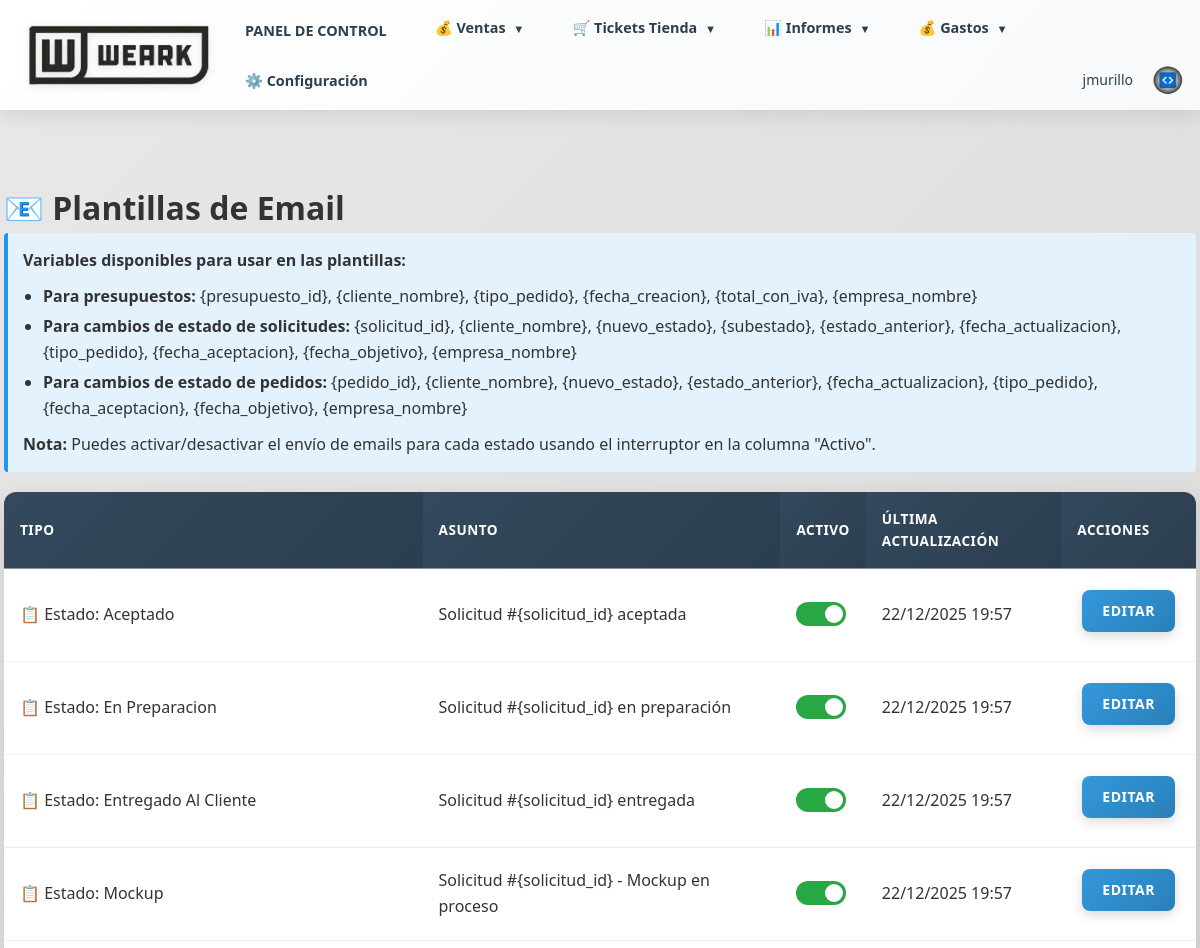
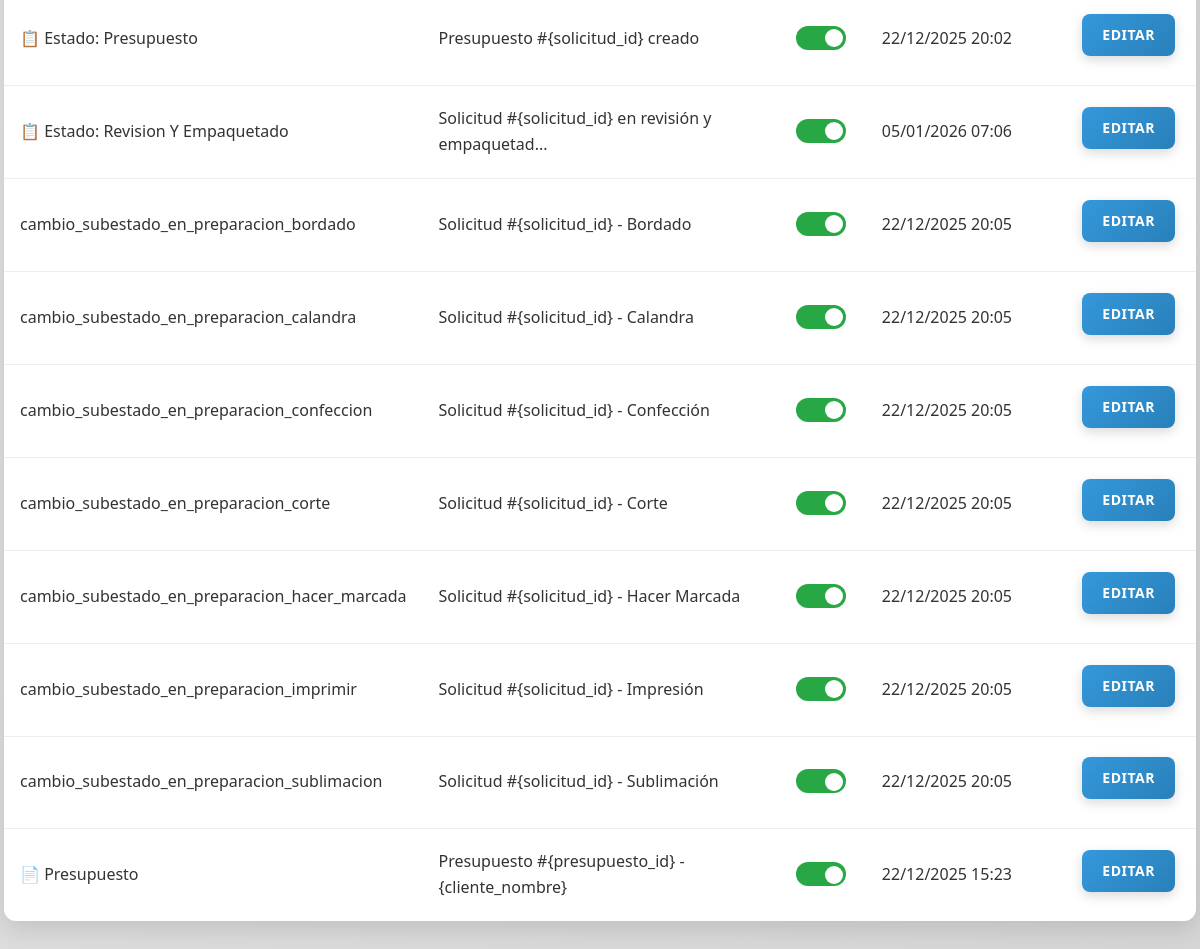
The page /configuracion/plantillas-email (signed in) on the database its author committed (2 pictures, top to bottom).
### models.py (models this page shows, shortened)
class Usuario(db.Model, UserMixin):
    __tablename__ = 'usuarios'
    id = db.Column(db.Integer, primary_key=True)
    usuario = db.Column(db.String(80), nullable=False, unique=True)
    password_hash = db.Column(db.String(255), nullable=False)
    correo = db.Column(db.String(100), nullable=False)
    telefono = db.Column(db.String(50))
    rol = db.Column(db.String(50), nullable=False)  # comercial, administracion, supervisor, usuario
    fecha_creacion = db.Column(db.DateTime, default=datetime.utcnow)
    ultimo_acceso = db.Column(db.DateTime)
    activo = db.Column(db.Boolean, default=True, nullable=False)
    def is_supervisor(self):
        return self.rol == 'supervisor'

class PlantillaEmail(db.Model):
    __tablename__ = 'plantillas_email'
    id = db.Column(db.Integer, primary_key=True)
    tipo = db.Column(db.String(50), nullable=False, unique=True)  # 'presupuesto', 'cambio_estado_pedido'
    asunto = db.Column(db.String(200), nullable=False)
    cuerpo = db.Column(db.Text, nullable=False)
    enviar_activo = db.Column(db.Boolean, nullable=False, default=True)  # Permite desactivar temporalmente el envío
    fecha_creacion = db.Column(db.DateTime, default=datetime.utcnow)
    fecha_actualizacion = db.Column(db.DateTime, default=datetime.utcnow, onupdate=datetime.utcnow)

### routes/configuracion.py (the view)
@configuracion_bp.route('/configuracion/plantillas-email')
@login_required
@supervisor_required
def plantillas_email():
    plantillas = PlantillaEmail.query.order_by(PlantillaEmail.tipo).all()
    return render_template('configuracion/plantillas_email.html', plantillas=plantillas)

### app.py (called while the page is built)
@login_manager.user_loader
def load_user(user_id):
    from models import Usuario, Cliente
    if user_id.startswith('cliente_'):
        cliente_id = int(user_id.replace('cliente_', ''))
        cliente = Cliente.query.get(cliente_id)
        if cliente and cliente.tiene_acceso_web():
            return cliente
        return None
    else:
        return Usuario.query.get(int(user_id))

### utils/auth.py (called while the page is built)
def supervisor_required(f):
    @wraps(f)
    def decorated_function(*args, **kwargs):
        if not current_user.is_authenticated:
            flash('Debes iniciar sesión para acceder a esta página', 'error')
            return redirect(url_for('auth.login'))
        if not current_user.is_supervisor():
            flash('No tienes permisos para acceder a esta página', 'error')
            return redirect(url_for('index.index'))
        return f(*args, **kwargs)
    return decorated_function

### templates/configuracion/plantillas_email.html (shortened to what this page needs)
{% extends "base.html" %}
{% block content %}
<div class="container">
    <h1>📧 Plantillas de Email</h1>
    <div class="info-box" style="margin-bottom: 20px;">
    <p><strong>Variables disponibles para usar en las plantillas:</strong></p>
    <ul>
        <li><strong>Para presupuestos:</strong> {presupuesto_id}, {cliente_nombre}, {tipo_pedido}, {fecha_creacion}, {total_con_iva}, {empresa_nombre}</li>
        <li><strong>Para cambios de estado de solicitudes:</strong> {solicitud_id}, {cliente_nombre}, {nuevo_estado}, {subestado}, {estado_anterior}, {fecha_actualizacion}, {tipo_pedido}, {fecha_aceptacion}, {fecha_objetivo}, {empresa_nombre}</li>
        <li><strong>Para cambios de estado de pedidos:</strong> {pedido_id}, {cliente_nombre}, {nuevo_estado}, {estado_anterior}, {fecha_actualizacion}, {tipo_pedido}, {fecha_aceptacion}, {fecha_objetivo}, {empresa_nombre}</li>
    </ul>
    <p style="margin-top: 10px;"><strong>Nota:</strong> Puedes activar/desactivar el envío de emails para cada estado usando el interruptor en la columna "Activo".</p>
</div>
    {% if plantillas %}
    <table class="data-table">
        <thead>
            <tr>
                <th>Tipo</th>
                <th>Asunto</th>
                <th>Activo</th>
                <th>Última actualización</th>
                <th>Acciones</th>
            </tr>
        </thead>
        <tbody>
            {% for plantilla in plantillas %}
            <tr>
                <td>
                    {% if plantilla.tipo == 'presupuesto' %}
                        📄 Presupuesto
                    {% elif plantilla.tipo.startswith('cambio_estado_solicitud_') %}
                        {% set estado_nombre = plantilla.tipo.replace('cambio_estado_solicitud_', '').replace('_', ' ').title() %}
                        📋 Estado: {{ estado_nombre }}
                    {% elif plantilla.tipo.startswith('cambio_estado_pedido_') %}
                        {% set estado_nombre = plantilla.tipo.replace('cambio_estado_pedido_', '').replace('_', ' ').title() %}
                        📦 Estado: {{ estado_nombre }}
                    {% else %}
                        {{ plantilla.tipo }}
                    {% endif %}
                </td>
                <td>{{ plantilla.asunto[:50] }}{% if plantilla.asunto|length > 50 %}...{% endif %}</td>
                <td>
                    <form method="POST" action="{{ url_for('configuracion.toggle_plantilla_email', id=plantilla.id) }}" style="display: inline;">
                        <label class="toggle-switch">
                            <span class="toggle-slider"></span>
                        </label>
                    </form>
                </td>
                <td>{{ plantilla.fecha_actualizacion.strftime('%d/%m/%Y %H:%M') if plantilla.fecha_actualizacion else 'N/A' }}</td>
                <td>
                    <a href="{{ url_for('configuracion.editar_plantilla_email', id=plantilla.id) }}" class="btn btn-primary">Editar</a>
                </td>
            </tr>
            {% endfor %}
        </tbody>
    </table>
    {% else %}
    <p>No hay plantillas configuradas. Se crearán automáticamente al iniciar la aplicación.</p>
    {% endif %}
</div>
{% endblock %}

### templates/base.html (shortened to what this page needs)
<!DOCTYPE html>
<html lang="es">
<head>
    <link rel="stylesheet" href="{{ url_for('static', filename='css/style.css') }}">
</head>
<body>
    <header>
        <div class="container header-wrapper">
            <a href="{{ url_for('index.index') }}" style="text-decoration: none; display: flex; align-items: center;">
                <img src="{{ url_for('static', filename='logo_base.png') }}" alt="Logo" class="header-logo">
            </a>
            <nav id="mainNav">
                {% if current_user.is_authenticated %}
                    <a href="{{ url_for('index.index') }}">PANEL DE CONTROL</a>
                    {% if current_user.rol == 'usuario' %}
                        <a href="{{ url_for('solicitudes.listado_solicitudes') }}">SOLICITUDES</a>
                    {% else %}
                        <div class="dropdown">
                            <a href="#" class="dropdown-toggle">💰 Ventas <span class="dropdown-arrow">▼</span></a>
                        </div>
                        <div class="dropdown">
                            <a href="#" class="dropdown-toggle">🛒 Tickets Tienda <span class="dropdown-arrow">▼</span></a>
                        </div>
                        <div class="dropdown">
                            <a href="#" class="dropdown-toggle">📊 Informes <span class="dropdown-arrow">▼</span></a>
                        </div>
                        <div class="dropdown">
                            <a href="#" class="dropdown-toggle">💰 Gastos <span class="dropdown-arrow">▼</span></a>
                        </div>
                        {% if current_user.is_supervisor() %}
                            <a href="{{ url_for('configuracion.index') }}">⚙️ Configuración</a>
                        {% endif %}
                    {% endif %}
                    <div class="user-menu">
                        <span class="user-name">{{ current_user.usuario }}</span>
                        <a href="{{ url_for('auth.logout') }}" class="logout-btn-circle" title="Cerrar Sesión">
                            <img src="{{ url_for('static', filename='logo_jm.png') }}" alt="Cerrar Sesión" style="width: 100%; height: 100%; object-fit: contain;">
                        </a>
                    </div>
                {% endif %}
            </nav>
        </div>
    </header>
    <div class="container">
        {% block content %}{% endblock %}
    </div>
</body>
</html>

### static/css/style.css (style rules this page uses)
* { margin: 0; padding: 0; box-sizing: border-box; }
body { font-family: 'Segoe UI', Tahoma, Geneva, Verdana, sans-serif; background: linear-gradient(135deg, #e8e8e8 0%, #d5d5d5 100%); background-attachment: fixed; color: #333; line-height: 1.6; animation: fadeIn 0.5s ease-in; }
.container { max-width: 1200px; margin: 0 auto; padding: 20px 2px; animation: slideUp 0.6s ease-out; }
header { background: linear-gradient(135deg, #ffffff 0%, #f8f9fa 100%); color: #2c3e50; padding: 0.6rem 0; margin-bottom: 2rem; box-shadow: 0 4px 20px rgba(0,0,0,0.1); position: sticky; top: 0; z-index: 1000; backdrop-filter: blur(10px); animation: slideDown 0.5s ease-out; }
.header-wrapper { display: flex; align-items: center; justify-content: space-between; gap: 20px; padding: 0 2px; position: relative; }
header .container { max-width: 100%; padding: 0; }
.user-menu { display: flex; align-items: center; gap: 15px; margin-left: auto; }
.user-name { color: #2c3e50; font-weight: 500; font-size: 14px; }
.logout-btn-circle { display: flex; align-items: center; justify-content: center; width: 40px; height: 40px; background: transparent; text-decoration: none; border-radius: 4px; transition: all 0.3s; overflow: hidden; padding: 4px; box-sizing: border-box; }
.logout-btn-circle img { width: 100%; height: 100%; object-fit: contain; transition: all 0.3s; }
.header-logo { height: 65px; width: auto; object-fit: contain; transition: transform 0.3s ease; filter: drop-shadow(0 2px 4px rgba(0,0,0,0.1)); flex-shrink: 0; cursor: pointer; }
nav { display: flex; align-items: center; gap: 8px; flex-wrap: wrap; background: transparent; padding: 0; border: none; backdrop-filter: none; }
nav a { color: #2c3e50; text-decoration: none; margin-right: 12px; padding: 6px 14px; border-radius: 8px; transition: all 0.3s cubic-bezier(0.4, 0, 0.2, 1); font-weight: 600; position: relative; overflow: hidden; display: inline-block; font-size: 0.9rem; }
.dropdown { position: relative; display: inline-block; }
.dropdown-toggle { cursor: pointer; }
.dropdown-arrow { font-size: 0.7rem; margin-left: 4px; transition: transform 0.3s ease; }
nav a::before { content: ''; position: absolute; top: 50%; left: 50%; width: 0; height: 0; border-radius: 50%; background: rgba(44, 62, 80, 0.1); transform: translate(-50%, -50%); transition: width 0.6s, height 0.6s; }
table { width: 100%; border-collapse: separate; border-spacing: 0; background-color: white; box-shadow: 0 8px 24px rgba(0,0,0,0.12); margin-bottom: 30px; border-radius: 12px; overflow: hidden; animation: fadeInUp 0.6s ease-out; }
table th, table td { padding: 16px; text-align: left; border-bottom: 1px solid rgba(221, 221, 221, 0.5); transition: background-color 0.2s ease; }
table th { background: linear-gradient(135deg, #34495e 0%, #2c3e50 100%); color: white; font-weight: 700; text-transform: uppercase; font-size: 0.85rem; letter-spacing: 0.5px; position: sticky; top: 0; z-index: 10; }
table tbody tr { transition: all 0.3s ease; cursor: pointer; }
table tbody tr:last-child td { border-bottom: none; }
.btn { display: inline-block; padding: 10px 20px; margin: 5px; text-decoration: none; border-radius: 8px; border: none; cursor: pointer; font-size: 14px; font-weight: 600; transition: all 0.3s cubic-bezier(0.4, 0, 0.2, 1); position: relative; overflow: hidden; box-shadow: 0 4px 12px rgba(0,0,0,0.15); text-transform: uppercase; letter-spacing: 0.5px; }
.btn::before { content: ''; position: absolute; top: 50%; left: 50%; width: 0; height: 0; border-radius: 50%; background: rgba(255, 255, 255, 0.3); transform: translate(-50%, -50%); transition: width 0.6s, height 0.6s; }
.btn-primary { background: linear-gradient(135deg, #3498db 0%, #2980b9 100%); color: white; }
table tbody tr { animation: fadeInRow 0.5s ease-out; animation-fill-mode: both; }
table tbody tr:nth-child(1) { animation-delay: 0.1s; }
table tbody tr:nth-child(2) { animation-delay: 0.2s; }
table tbody tr:nth-child(3) { animation-delay: 0.3s; }
table tbody tr:nth-child(4) { animation-delay: 0.4s; }
table tbody tr:nth-child(5) { animation-delay: 0.5s; }
table tbody tr:nth-child(n+6) { animation-delay: 0.6s; }

### rows shown on the page
Usuario: usuario "jmurillo"
PlantillaEmail: estado_nombre "Aceptado", asunto "Solicitud #{solicitud_id} aceptada", fecha_actualizacion "22/12/2025 19:57"
PlantillaEmail: estado_nombre "En Preparacion", asunto "Solicitud #{solicitud_id} en preparación", fecha_actualizacion "22/12/2025 19:57"
PlantillaEmail: estado_nombre "Entregado Al Cliente", asunto "Solicitud #{solicitud_id} entregada", fecha_actualizacion "22/12/2025 19:57"
PlantillaEmail: estado_nombre "Mockup", asunto "Solicitud #{solicitud_id} - Mockup en proceso", fecha_actualizacion "22/12/2025 19:57"
PlantillaEmail: estado_nombre "Presupuesto", asunto "Presupuesto #{solicitud_id} creado", fecha_actualizacion "22/12/2025 20:02"
PlantillaEmail: estado_nombre "Revision Y Empaquetado", asunto "Solicitud #{solicitud_id} en revisión y empaquetad", fecha_actualizacion "05/01/2026 07:06"
PlantillaEmail: tipo "cambio_subestado_en_preparacion_bordado", asunto "Solicitud #{solicitud_id} - Bordado", fecha_actualizacion "22/12/2025 20:05"
PlantillaEmail: tipo "cambio_subestado_en_preparacion_calandra", asunto "Solicitud #{solicitud_id} - Calandra", fecha_actualizacion "22/12/2025 20:05"
PlantillaEmail: tipo "cambio_subestado_en_preparacion_confeccion", asunto "Solicitud #{solicitud_id} - Confección", fecha_actualizacion "22/12/2025 20:05"
PlantillaEmail: tipo "cambio_subestado_en_preparacion_corte", asunto "Solicitud #{solicitud_id} - Corte", fecha_actualizacion "22/12/2025 20:05"
PlantillaEmail: tipo "cambio_subestado_en_preparacion_hacer_marcada", asunto "Solicitud #{solicitud_id} - Hacer Marcada", fecha_actualizacion "22/12/2025 20:05"
PlantillaEmail: tipo "cambio_subestado_en_preparacion_imprimir", asunto "Solicitud #{solicitud_id} - Impresión", fecha_actualizacion "22/12/2025 20:05"
PlantillaEmail: tipo "cambio_subestado_en_preparacion_sublimacion", asunto "Solicitud #{solicitud_id} - Sublimación", fecha_actualizacion "22/12/2025 20:05"
PlantillaEmail: tipo "📄 Presupuesto", asunto "Presupuesto #{presupuesto_id} - {cliente_nombre}", fecha_actualizacion "22/12/2025 15:23"
